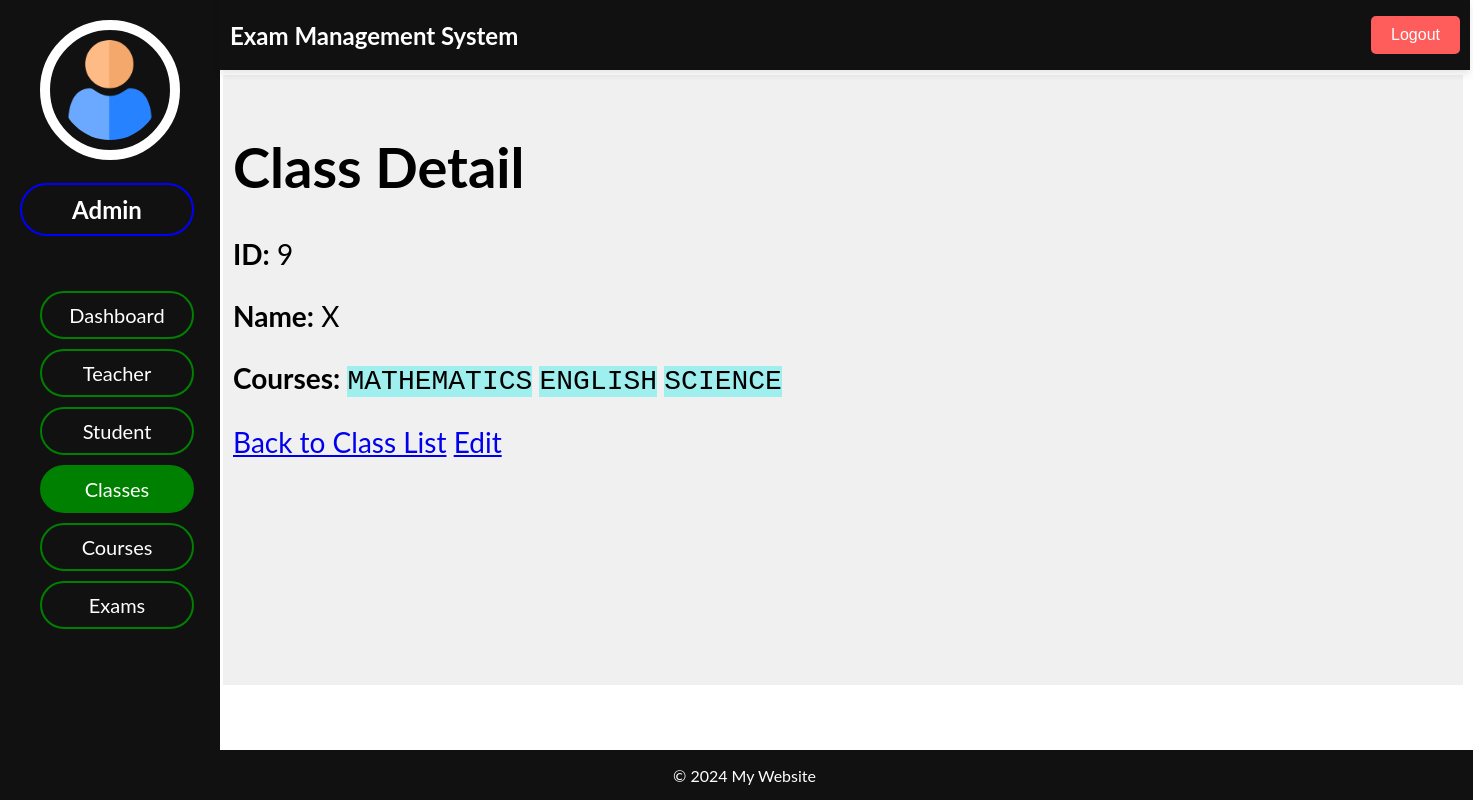
Screenshot of /adminpanel/classes/detail/9/ with the database file from the repository.
### admin_panel/models.py (models this page shows, shortened)
class Class(models.Model):
    class_id = models.AutoField(primary_key=True)
    name = models.CharField(max_length=100)
    courses = models.ManyToManyField(Course, blank=True)
    exams = models.ManyToManyField(Exam, blank=True)

class Course(models.Model):
    course_id = models.AutoField(primary_key=True)
    name = models.CharField(max_length=100)

### admin_panel/views.py (the view)
# urls.py: path('classes/detail/<int:pk>/', views.class_detail, name='class_detail'),
def class_detail(request, pk):
    _class = get_object_or_404(Class, pk=pk)
    return render(request, 'classes/class_detail.html', {'class': _class})

### admin_panel/templates/classes/class_detail.html (shortened to what this page needs)
{% extends "dashboard/index.html" %}
{% block header %}
    {% include "dashboard/header.html" %}
{% endblock header %}
{% block sidenav %}
    {% include "classes/sidenav.html" %}
{% endblock sidenav %}
{% block main %}
    <h1>Class Detail</h1>
    <p><strong>ID:</strong> {{ class.class_id }}</p>
    <p><strong>Name:</strong> {{ class.name }}</p>
    <p><strong>Courses:</strong>
        {% for course in class.courses.all %}
            <code style="background-color: #9fefef;">{{ course.name }}</code>
        {% endfor %}
    </p>
    <a href="{% url 'class_list' %}">Back to Class List</a>
    <a href="{% url 'class_update' class.pk %}">Edit</a>
{% endblock main %}
{% block footer %}
    {% include "dashboard/footer.html" %}
{% endblock footer %}

### admin_panel/static/css/index.css (style rules this page uses)
body { font-family: "Lato", sans-serif; }

### rows the page displays
Class: class_id "9", name "X"
Course: name "MATHEMATICS"
Course: name "ENGLISH"
Course: name "SCIENCE"
